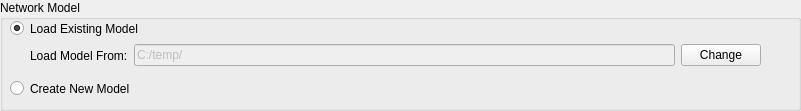
     <widget class="QGroupBox" name="grpNetworkModel">
      <property name="geometry">
       <rect>
        <x>360</x>
        <y>30</y>
        <width>801</width>
        <height>111</height>
       </rect>
      </property>
      <property name="title">
       <string>Network Model</string>
      </property>
      <widget class="QRadioButton" name="radLoadModel">
       <property name="geometry">
        <rect>
         <x>10</x>
         <y>20</y>
         <width>131</width>
         <height>17</height>
        </rect>
       </property>
       <property name="text">
        <string>Load Existing Model</string>
       </property>
       <property name="checked">
        <bool>true</bool>
       </property>
      </widget>
      <widget class="QRadioButton" name="radCreateModel">
       <property name="geometry">
        <rect>
         <x>10</x>
         <y>80</y>
         <width>121</width>
         <height>17</height>
        </rect>
       </property>
       <property name="text">
        <string>Create New Model</string>
       </property>
      </widget>
      <widget class="QWidget" name="horizontalLayoutWidget_5">
       <property name="geometry">
        <rect>
         <x>30</x>
         <y>40</y>
         <width>731</width>
         <height>31</height>
        </rect>
       </property>
       <layout class="QHBoxLayout" name="horizontalLayout_21">
        <item>
         <layout class="QHBoxLayout" name="horizontalLayout_23">
          <item>
           <widget class="QLabel" name="lblLoadModel">
            <property name="text">
             <string>Load Model From:</string>
            </property>
           </widget>
          </item>
          <item>
           <widget class="QLineEdit" name="txtLoadModel">
            <property name="enabled">
             <bool>false</bool>
            </property>
            <property name="text">
             <string>C:/temp/</string>
            </property>
            <property name="readOnly">
             <bool>true</bool>
            </property>
           </widget>
          </item>
          <item>
           <widget class="QPushButton" name="btnChangeModelPath">
            <property name="text">
             <string>Change</string>
            </property>
           </widget>
          </item>
         </layout>
        </item>
       </layout>
      </widget>
      <widget class="QGroupBox" name="grpCreateModel">
       <property name="geometry">
        <rect>
         <x>20</x>
         <y>90</y>
         <width>511</width>
         <height>341</height>
        </rect>
       </property>
       <property name="styleSheet">
        <string notr="true">QGroupBox { 
     border-radius: 3px; 
 } </string>
       </property>
       <property name="title">
        <string/>
       </property>
      </widget>
     </widget>
